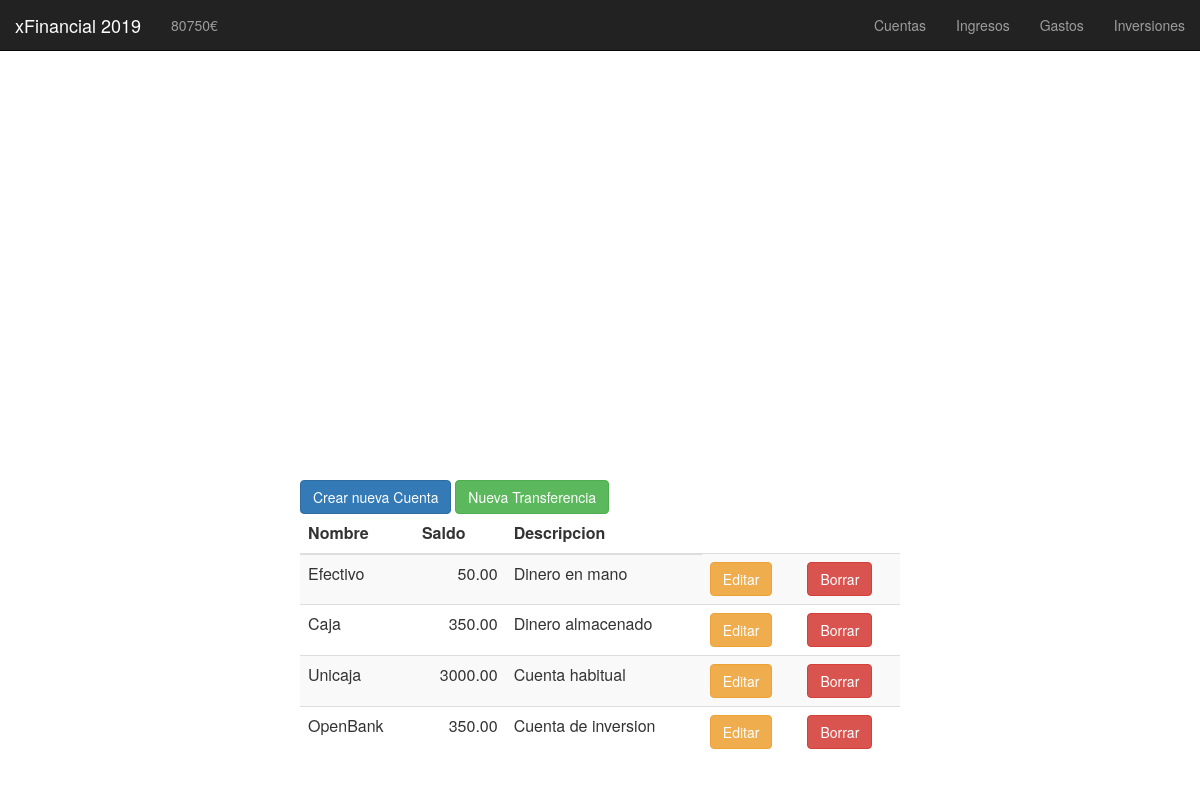
Page /cuentas.php on the committed database.
### tables this page shows
CREATE TABLE cuentas (
	id INT PRIMARY KEY AUTO_INCREMENT,
	nombre VARCHAR(50),
	saldo DECIMAL(15,2),
	descripcion VARCHAR(50)
);

### functions/cuentas/mostrar_cuentas_edit.php (the view, shortened to what this page needs)
<td>
    <button type="button" class="btn btn-warning" data-toggle="modal" data-target="#modal_editar_<?php echo $row['id'] ;?>">
    Editar
    </button>
</td>
<td>
    <button type="button" class="btn btn-danger" data-toggle="modal" data-target="#modal_borrar_<?php echo $row['id'] ;?>">
    Borrar
    </button>
</td>

### functions/cuentas/mostrar_cuentas.php (shortened to what this page needs)
<table class="table table-striped">
    <thead>
    <tr>
        <th>Nombre</th>
        <th>Saldo</th>
        <th>Descripcion</th>
    </tr>
    </thead>
<?php
$res = mysql_query("SELECT * FROM cuentas")
or die(mysql_error());
while($row = mysql_fetch_array( $res )) {?>
    <tr>
        <td><?php echo $row['nombre'];?></td>
        <td style="text-align:right;"><?php echo $row['saldo'];?></td>
        <td><?php echo $row['descripcion'];?></td>
        <?php
            if ($editar == 1) {
                require "mostrar_cuentas_edit.php";
            }
        ?>
    </tr>
<?php } ?>
</table>

### css/cuentas.css (style rules this page uses)
body { margin-top: 100px; margin-left: 25%; margin-right: 25%; }

### rows in the picture
cuentas: nombre "Efectivo", saldo "50.00", descripcion "Dinero en mano"
cuentas: nombre "Caja", saldo "350.00", descripcion "Dinero almacenado"
cuentas: nombre "Unicaja", saldo "3000.00", descripcion "Cuenta habitual"
cuentas: nombre "OpenBank", saldo "350.00", descripcion "Cuenta de inversion"

### other values in the picture
$patrimonio "80750"
